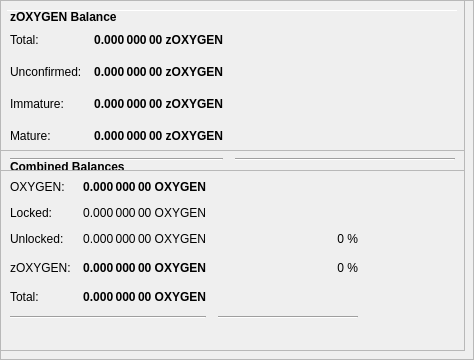
        <widget class="QFrame" name="frameObfuscation">
         <property name="minimumSize">
          <size>
           <width>0</width>
           <height>350</height>
          </size>
         </property>
         <property name="layoutDirection">
          <enum>Qt::LeftToRight</enum>
         </property>
         <property name="frameShape">
          <enum>QFrame::StyledPanel</enum>
         </property>
         <property name="frameShadow">
          <enum>QFrame::Raised</enum>
         </property>
         <widget class="QPushButton" name="runAutoDenom">
          <property name="geometry">
           <rect>
            <x>251</x>
            <y>17</y>
            <width>1</width>
            <height>1</height>
           </rect>
          </property>
          <property name="palette">
           <palette>
            <active>
             <colorrole role="WindowText">
              <brush brushstyle="SolidPattern">
               <color alpha="255">
                <red>0</red>
                <green>0</green>
                <blue>0</blue>
               </color>
              </brush>
             </colorrole>
             <colorrole role="Button">
              <brush brushstyle="SolidPattern">
               <color alpha="255">
                <red>239</red>
                <green>238</green>
                <blue>238</blue>
               </color>
              </brush>
             </colorrole>
             <colorrole role="Light">
              <brush brushstyle="SolidPattern">
               <color alpha="255">
                <red>255</red>
                <green>255</green>
                <blue>255</blue>
               </color>
              </brush>
             </colorrole>
             <colorrole role="Midlight">
              <brush brushstyle="SolidPattern">
               <color alpha="255">
                <red>247</red>
                <green>246</green>
                <blue>246</blue>
               </color>
              </brush>
             </colorrole>
             <colorrole role="Dark">
              <brush brushstyle="SolidPattern">
               <color alpha="255">
                <red>119</red>
                <green>119</green>
                <blue>119</blue>
               </color>
              </brush>
             </colorrole>
             <colorrole role="Mid">
              <brush brushstyle="SolidPattern">
               <color alpha="255">
                <red>159</red>
                <green>159</green>
                <blue>159</blue>
               </color>
              </brush>
             </colorrole>
             <colorrole role="Text">
              <brush brushstyle="SolidPattern">
               <color alpha="255">
                <red>0</red>
                <green>0</green>
                <blue>0</blue>
               </color>
              </brush>
             </colorrole>
             <colorrole role="BrightText">
              <brush brushstyle="SolidPattern">
               <color alpha="255">
                <red>255</red>
                <green>255</green>
                <blue>255</blue>
               </color>
              </brush>
             </colorrole>
             <colorrole role="ButtonText">
              <brush brushstyle="SolidPattern">
               <color alpha="255">
                <red>0</red>
                <green>0</green>
                <blue>0</blue>
               </color>
              </brush>
             </colorrole>
             <colorrole role="Base">
              <brush brushstyle="SolidPattern">
               <color alpha="255">
                <red>255</red>
                <green>255</green>
                <blue>255</blue>
               </color>
              </brush>
             </colorrole>
             <colorrole role="Window">
              <brush brushstyle="SolidPattern">
               <color alpha="255">
                <red>239</red>
                <green>238</green>
                <blue>238</blue>
               </color>
              </brush>
             </colorrole>
             <colorrole role="Shadow">
              <brush brushstyle="SolidPattern">
               <color alpha="255">
                <red>0</red>
                <green>0</green>
                <blue>0</blue>
               </color>
              </brush>
             </colorrole>
             <colorrole role="AlternateBase">
              <brush brushstyle="SolidPattern">
               <color alpha="255">
                <red>247</red>
                <green>246</green>
                <blue>246</blue>
               </color>
              </brush>
             </colorrole>
             <colorrole role="ToolTipBase">
              <brush brushstyle="SolidPattern">
               <color alpha="255">
                <red>255</red>
                <green>255</green>
                <blue>220</blue>
               </color>
              </brush>
             </colorrole>
             <colorrole role="ToolTipText">
              <brush brushstyle="SolidPattern">
               <color alpha="255">
                <red>0</red>
                <green>0</green>
                <blue>0</blue>
               </color>
              </brush>
             </colorrole>
            </active>
            <inactive>
             <colorrole role="WindowText">
              <brush brushstyle="SolidPattern">
               <color alpha="255">
                <red>0</red>
                <green>0</green>
                <blue>0</blue>
               </color>
              </brush>
             </colorrole>
             <colorrole role="Button">
              <brush brushstyle="SolidPattern">
               <color alpha="255">
                <red>239</red>
                <green>238</green>
                <blue>238</blue>
               </color>
              </brush>
             </colorrole>
             <colorrole role="Light">
              <brush brushstyle="SolidPattern">
               <color alpha="255">
                <red>255</red>
                <green>255</green>
                <blue>255</blue>
               </color>
              </brush>
             </colorrole>
             <colorrole role="Midlight">
              <brush brushstyle="SolidPattern">
               <color alpha="255">
                <red>247</red>
                <green>246</green>
                <blue>246</blue>
               </color>
              </brush>
             </colorrole>
             <colorrole role="Dark">
              <brush brushstyle="SolidPattern">
               <color alpha="255">
                <red>119</red>
                <green>119</green>
                <blue>119</blue>
               </color>
              </brush>
             </colorrole>
             <colorrole role="Mid">
              <brush brushstyle="SolidPattern">
               <color alpha="255">
                <red>159</red>
                <green>159</green>
                <blue>159</blue>
               </color>
              </brush>
             </colorrole>
             <colorrole role="Text">
              <brush brushstyle="SolidPattern">
               <color alpha="255">
                <red>0</red>
                <green>0</green>
                <blue>0</blue>
               </color>
              </brush>
             </colorrole>
             <colorrole role="BrightText">
              <brush brushstyle="SolidPattern">
               <color alpha="255">
                <red>255</red>
                <green>255</green>
                <blue>255</blue>
               </color>
              </brush>
             </colorrole>
             <colorrole role="ButtonText">
              <brush brushstyle="SolidPattern">
               <color alpha="255">
                <red>0</red>
                <green>0</green>
                <blue>0</blue>
               </color>
              </brush>
             </colorrole>
             <colorrole role="Base">
              <brush brushstyle="SolidPattern">
               <color alpha="255">
                <red>255</red>
                <green>255</green>
                <blue>255</blue>
               </color>
              </brush>
             </colorrole>
             <colorrole role="Window">
              <brush brushstyle="SolidPattern">
               <color alpha="255">
                <red>239</red>
                <green>238</green>
                <blue>238</blue>
               </color>
              </brush>
             </colorrole>
             <colorrole role="Shadow">
              <brush brushstyle="SolidPattern">
               <color alpha="255">
                <red>0</red>
                <green>0</green>
                <blue>0</blue>
               </color>
              </brush>
             </colorrole>
             <colorrole role="AlternateBase">
              <brush brushstyle="SolidPattern">
               <color alpha="255">
                <red>247</red>
                <green>246</green>
                <blue>246</blue>
               </color>
              </brush>
             </colorrole>
             <colorrole role="ToolTipBase">
              <brush brushstyle="SolidPattern">
               <color alpha="255">
                <red>255</red>
                <green>255</green>
                <blue>220</blue>
               </color>
              </brush>
             </colorrole>
             <colorrole role="ToolTipText">
              <brush brushstyle="SolidPattern">
               <color alpha="255">
                <red>0</red>
                <green>0</green>
                <blue>0</blue>
               </color>
              </brush>
             </colorrole>
            </inactive>
            <disabled>
             <colorrole role="WindowText">
              <brush brushstyle="SolidPattern">
               <color alpha="255">
                <red>119</red>
                <green>119</green>
                <blue>119</blue>
               </color>
              </brush>
             </colorrole>
             <colorrole role="Button">
              <brush brushstyle="SolidPattern">
               <color alpha="255">
                <red>239</red>
                <green>238</green>
                <blue>238</blue>
               </color>
              </brush>
             </colorrole>
             <colorrole role="Light">
              <brush brushstyle="SolidPattern">
               <color alpha="255">
                <red>255</red>
                <green>255</green>
                <blue>255</blue>
               </color>
              </brush>
             </colorrole>
             <colorrole role="Midlight">
              <brush brushstyle="SolidPattern">
               <color alpha="255">
                <red>247</red>
                <green>246</green>
                <blue>246</blue>
               </color>
              </brush>
             </colorrole>
             <colorrole role="Dark">
              <brush brushstyle="SolidPattern">
               <color alpha="255">
                <red>119</red>
                <green>119</green>
                <blue>119</blue>
               </color>
              </brush>
             </colorrole>
             <colorrole role="Mid">
              <brush brushstyle="SolidPattern">
               <color alpha="255">
                <red>159</red>
                <green>159</green>
                <blue>159</blue>
               </color>
              </brush>
             </colorrole>
             <colorrole role="Text">
              <brush brushstyle="SolidPattern">
               <color alpha="255">
                <red>119</red>
                <green>119</green>
                <blue>119</blue>
               </color>
              </brush>
             </colorrole>
             <colorrole role="BrightText">
              <brush brushstyle="SolidPattern">
               <color alpha="255">
                <red>255</red>
                <green>255</green>
                <blue>255</blue>
               </color>
              </brush>
             </colorrole>
             <colorrole role="ButtonText">
              <brush brushstyle="SolidPattern">
               <color alpha="255">
                <red>119</red>
                <green>119</green>
                <blue>119</blue>
               </color>
              </brush>
             </colorrole>
             <colorrole role="Base">
              <brush brushstyle="SolidPattern">
               <color alpha="255">
                <red>239</red>
                <green>238</green>
                <blue>238</blue>
               </color>
              </brush>
             </colorrole>
             <colorrole role="Window">
              <brush brushstyle="SolidPattern">
               <color alpha="255">
                <red>239</red>
                <green>238</green>
                <blue>238</blue>
               </color>
              </brush>
             </colorrole>
             <colorrole role="Shadow">
              <brush brushstyle="SolidPattern">
               <color alpha="255">
                <red>0</red>
                <green>0</green>
                <blue>0</blue>
               </color>
              </brush>
             </colorrole>
             <colorrole role="AlternateBase">
              <brush brushstyle="SolidPattern">
               <color alpha="255">
                <red>239</red>
                <green>238</green>
                <blue>238</blue>
               </color>
              </brush>
             </colorrole>
             <colorrole role="ToolTipBase">
              <brush brushstyle="SolidPattern">
               <color alpha="255">
                <red>255</red>
                <green>255</green>
                <blue>220</blue>
               </color>
              </brush>
             </colorrole>
             <colorrole role="ToolTipText">
              <brush brushstyle="SolidPattern">
               <color alpha="255">
                <red>0</red>
                <green>0</green>
                <blue>0</blue>
               </color>
              </brush>
             </colorrole>
            </disabled>
           </palette>
          </property>
          <property name="focusPolicy">
           <enum>Qt::NoFocus</enum>
          </property>
          <property name="autoFillBackground">
           <bool>true</bool>
          </property>
          <property name="text">
           <string/>
          </property>
          <property name="flat">
           <bool>true</bool>
          </property>
         </widget>
         <widget class="Line" name="line">
          <property name="geometry">
           <rect>
            <x>7</x>
            <y>10</y>
            <width>451</width>
            <height>1</height>
           </rect>
          </property>
          <property name="orientation">
           <enum>Qt::Horizontal</enum>
          </property>
         </widget>
         <widget class="QFrame" name="frame_3">
          <property name="geometry">
           <rect>
            <x>0</x>
            <y>150</y>
            <width>465</width>
            <height>201</height>
           </rect>
          </property>
          <property name="frameShape">
           <enum>QFrame::StyledPanel</enum>
          </property>
          <property name="frameShadow">
           <enum>QFrame::Raised</enum>
          </property>
          <layout class="QVBoxLayout" name="verticalLayout_5">
           <item>
            <layout class="QHBoxLayout" name="horizontalLayout_5" stretch="0">
             <item>
              <widget class="QLabel" name="label_5z">
               <property name="maximumSize">
                <size>
                 <width>16777215</width>
                 <height>20</height>
                </size>
               </property>
               <property name="font">
                <font>
                 <weight>75</weight>
                 <bold>true</bold>
                </font>
               </property>
               <property name="toolTip">
                <string>Combined Balances (including unconfirmed and immature coins)</string>
               </property>
               <property name="text">
                <string>&lt;html&gt;&lt;head/&gt;&lt;body&gt;&lt;p&gt;Combined Balances&lt;/p&gt;&lt;/body&gt;&lt;/html&gt;</string>
               </property>
              </widget>
             </item>
            </layout>
           </item>
           <item>
            <layout class="QGridLayout" name="gridLayout_3">
             <property name="spacing">
              <number>12</number>
             </property>
             <item row="7" column="0" colspan="2">
              <widget class="Line" name="lineSpendableBalance_3">
               <property name="orientation">
                <enum>Qt::Horizontal</enum>
               </property>
              </widget>
             </item>
             <item row="7" column="2">
              <widget class="Line" name="lineWatchBalance_3">
               <property name="sizePolicy">
                <sizepolicy hsizetype="Preferred" vsizetype="Fixed">
                 <horstretch>0</horstretch>
                 <verstretch>0</verstretch>
                </sizepolicy>
               </property>
               <property name="minimumSize">
                <size>
                 <width>140</width>
                 <height>0</height>
                </size>
               </property>
               <property name="orientation">
                <enum>Qt::Horizontal</enum>
               </property>
              </widget>
             </item>
             <item row="4" column="1">
              <widget class="QLabel" name="labelzBalancez">
               <property name="font">
                <font>
                 <weight>75</weight>
                 <bold>true</bold>
                </font>
               </property>
               <property name="cursor">
                <cursorShape>IBeamCursor</cursorShape>
               </property>
               <property name="toolTip">
                <string>Total of transactions that have yet to be confirmed, and do not yet count toward the spendable balance</string>
               </property>
               <property name="text">
                <string notr="true">0.000 000 00 OXYGEN</string>
               </property>
               <property name="alignment">
                <set>Qt::AlignRight|Qt::AlignTrailing|Qt::AlignVCenter</set>
               </property>
               <property name="textInteractionFlags">
                <set>Qt::LinksAccessibleByMouse|Qt::TextSelectableByKeyboard|Qt::TextSelectableByMouse</set>
               </property>
              </widget>
             </item>
             <item row="6" column="1">
              <widget class="QLabel" name="labelTotalz">
               <property name="font">
                <font>
                 <weight>75</weight>
                 <bold>true</bold>
                </font>
               </property>
               <property name="cursor">
                <cursorShape>IBeamCursor</cursorShape>
               </property>
               <property name="toolTip">
                <string>Total Balance, including unconfirmed and immature coins.</string>
               </property>
               <property name="text">
                <string notr="true">0.000 000 00 OXYGEN</string>
               </property>
               <property name="alignment">
                <set>Qt::AlignRight|Qt::AlignTrailing|Qt::AlignVCenter</set>
               </property>
               <property name="textInteractionFlags">
                <set>Qt::LinksAccessibleByMouse|Qt::TextSelectableByKeyboard|Qt::TextSelectableByMouse</set>
               </property>
              </widget>
             </item>
             <item row="4" column="3">
              <spacer name="horizontalSpacer_6">
               <property name="orientation">
                <enum>Qt::Horizontal</enum>
               </property>
               <property name="sizeHint" stdset="0">
                <size>
                 <width>40</width>
                 <height>20</height>
                </size>
               </property>
              </spacer>
             </item>
             <item row="6" column="0">
              <widget class="QLabel" name="labelTotalTextz">
               <property name="text">
                <string>Total:</string>
               </property>
              </widget>
             </item>
             <item row="1" column="0">
              <widget class="QLabel" name="labelBalanceTextz">
               <property name="text">
                <string>OXYGEN:</string>
               </property>
              </widget>
             </item>
             <item row="1" column="1">
              <widget class="QLabel" name="labelBalancez">
               <property name="font">
                <font>
                 <weight>75</weight>
                 <bold>true</bold>
                </font>
               </property>
               <property name="cursor">
                <cursorShape>IBeamCursor</cursorShape>
               </property>
               <property name="toolTip">
                <string>Your current spendable balance</string>
               </property>
               <property name="text">
                <string notr="true">0.000 000 00 OXYGEN</string>
               </property>
               <property name="alignment">
                <set>Qt::AlignRight|Qt::AlignTrailing|Qt::AlignVCenter</set>
               </property>
               <property name="textInteractionFlags">
                <set>Qt::LinksAccessibleByMouse|Qt::TextSelectableByKeyboard|Qt::TextSelectableByMouse</set>
               </property>
              </widget>
             </item>
             <item row="4" column="0">
              <widget class="QLabel" name="labelzBalanceTextz">
               <property name="toolTip">
                <string/>
               </property>
               <property name="text">
                <string>zOXYGEN:</string>
               </property>
              </widget>
             </item>
             <item row="4" column="2">
              <widget class="QLabel" name="labelzOXYGENPercent">
               <property name="toolTip">
                <string>Current percentage of zOXYGEN.
If AutoMint is enabled this percentage will settle around the configured AutoMint percentage (default = 10%)</string>
               </property>
               <property name="text">
                <string>0 %</string>
               </property>
               <property name="alignment">
                <set>Qt::AlignRight|Qt::AlignTrailing|Qt::AlignVCenter</set>
               </property>
              </widget>
             </item>
             <item row="6" column="2">
              <widget class="QLabel" name="label100Percent">
               <property name="text">
                <string/>
               </property>
               <property name="alignment">
                <set>Qt::AlignRight|Qt::AlignTrailing|Qt::AlignVCenter</set>
               </property>
              </widget>
             </item>
             <item row="2" column="1">
              <widget class="QLabel" name="labelLockedBalance">
               <property name="toolTip">
                <string>Locked OXYGEN or Masternode collaterals. These are excluded from zOXYGEN minting.</string>
               </property>
               <property name="text">
                <string>0.000 000 00 OXYGEN</string>
               </property>
               <property name="alignment">
                <set>Qt::AlignRight|Qt::AlignTrailing|Qt::AlignVCenter</set>
               </property>
              </widget>
             </item>
             <item row="2" column="0">
              <widget class="QLabel" name="labelLockedBalanceText">
               <property name="toolTip">
                <string>Locked OXYGEN or Masternode collaterals. These are excluded from zOXYGEN minting.</string>
               </property>
               <property name="text">
                <string>Locked:</string>
               </property>
              </widget>
             </item>
             <item row="3" column="0">
              <widget class="QLabel" name="labelUnLockedBalanceText">
               <property name="toolTip">
                <string>Unlocked OXYGENs. These can be used for zOXYGEN minting.</string>
               </property>
               <property name="text">
                <string>Unlocked:</string>
               </property>
              </widget>
             </item>
             <item row="3" column="1">
              <widget class="QLabel" name="labelUnLockedBalance">
               <property name="toolTip">
                <string>Unlocked OXYGENs. These can be used for zOXYGEN minting.</string>
               </property>
               <property name="text">
                <string>0.000 000 00 OXYGEN</string>
               </property>
               <property name="alignment">
                <set>Qt::AlignRight|Qt::AlignTrailing|Qt::AlignVCenter</set>
               </property>
              </widget>
             </item>
             <item row="3" column="2">
              <widget class="QLabel" name="labelOXYGENPercent">
               <property name="text">
                <string>0 %</string>
               </property>
               <property name="alignment">
                <set>Qt::AlignRight|Qt::AlignTrailing|Qt::AlignVCenter</set>
               </property>
              </widget>
             </item>
            </layout>
           </item>
           <item>
            <spacer name="verticalSpacer">
             <property name="orientation">
              <enum>Qt::Vertical</enum>
             </property>
             <property name="sizeHint" stdset="0">
              <size>
               <width>20</width>
               <height>40</height>
              </size>
             </property>
            </spacer>
           </item>
          </layout>
         </widget>
         <widget class="QFrame" name="frame_4">
          <property name="geometry">
           <rect>
            <x>0</x>
            <y>0</y>
            <width>465</width>
            <height>171</height>
           </rect>
          </property>
          <property name="frameShape">
           <enum>QFrame::StyledPanel</enum>
          </property>
          <property name="frameShadow">
           <enum>QFrame::Raised</enum>
          </property>
          <layout class="QVBoxLayout" name="verticalLayout_7">
           <item>
            <layout class="QHBoxLayout" name="horizontalLayout_8" stretch="0">
             <item>
              <widget class="QLabel" name="label_5z_3">
               <property name="maximumSize">
                <size>
                 <width>16777215</width>
                 <height>20</height>
                </size>
               </property>
               <property name="font">
                <font>
                 <weight>75</weight>
                 <bold>true</bold>
                </font>
               </property>
               <property name="text">
                <string>zOXYGEN Balance</string>
               </property>
              </widget>
             </item>
            </layout>
           </item>
           <item>
            <layout class="QGridLayout" name="gridLayout_5">
             <property name="spacing">
              <number>12</number>
             </property>
             <item row="4" column="0">
              <widget class="QLabel" name="labelzBalanceMatureText">
               <property name="toolTip">
                <string>Mature: more than 20 confirmation and more than 1 mints of the same denomination after it was minted.
These zOXYGEN are spendable.</string>
               </property>
               <property name="text">
                <string>Mature:</string>
               </property>
              </widget>
             </item>
             <item row="5" column="0" colspan="2">
              <widget class="Line" name="lineSpendableBalance_5">
               <property name="orientation">
                <enum>Qt::Horizontal</enum>
               </property>
              </widget>
             </item>
             <item row="1" column="1">
              <widget class="QLabel" name="labelzBalance">
               <property name="font">
                <font>
                 <weight>75</weight>
                 <bold>true</bold>
                </font>
               </property>
               <property name="cursor">
                <cursorShape>IBeamCursor</cursorShape>
               </property>
               <property name="toolTip">
                <string>All available zOXYGEN, unconfirmed and immature zOXYGEN included.</string>
               </property>
               <property name="text">
                <string notr="true">0.000 000 00 zOXYGEN</string>
               </property>
               <property name="alignment">
                <set>Qt::AlignRight|Qt::AlignTrailing|Qt::AlignVCenter</set>
               </property>
               <property name="textInteractionFlags">
                <set>Qt::LinksAccessibleByMouse|Qt::TextSelectableByKeyboard|Qt::TextSelectableByMouse</set>
               </property>
              </widget>
             </item>
             <item row="5" column="2">
              <widget class="Line" name="lineWatchBalance_5">
               <property name="sizePolicy">
                <sizepolicy hsizetype="Preferred" vsizetype="Fixed">
                 <horstretch>0</horstretch>
                 <verstretch>0</verstretch>
                </sizepolicy>
               </property>
               <property name="minimumSize">
                <size>
                 <width>140</width>
                 <height>0</height>
                </size>
               </property>
               <property name="orientation">
                <enum>Qt::Horizontal</enum>
               </property>
              </widget>
             </item>
             <item row="1" column="0">
              <widget class="QLabel" name="labelzBalanceText">
               <property name="toolTip">
                <string>All available zOXYGEN, unconfirmed and immature zOXYGEN included.</string>
               </property>
               <property name="text">
                <string>Total:</string>
               </property>
              </widget>
             </item>
             <item row="1" column="2">
              <spacer name="horizontalSpacer_8">
               <property name="orientation">
                <enum>Qt::Horizontal</enum>
               </property>
               <property name="sizeHint" stdset="0">
                <size>
                 <width>40</width>
                 <height>20</height>
                </size>
               </property>
              </spacer>
             </item>
             <item row="4" column="2">
              <spacer name="horizontalSpacer_4">
               <property name="orientation">
                <enum>Qt::Horizontal</enum>
               </property>
               <property name="sizeHint" stdset="0">
                <size>
                 <width>40</width>
                 <height>20</height>
                </size>
               </property>
              </spacer>
             </item>
             <item row="4" column="1">
              <widget class="QLabel" name="labelzBalanceMature">
               <property name="font">
                <font>
                 <weight>75</weight>
                 <bold>true</bold>
                </font>
               </property>
               <property name="toolTip">
                <string>Mature: more than 20 confirmation and more than 1 mints of the same denomination after it was minted.
These zOXYGEN are spendable.</string>
               </property>
               <property name="text">
                <string>0.000 000 00 zOXYGEN</string>
               </property>
               <property name="alignment">
                <set>Qt::AlignRight|Qt::AlignTrailing|Qt::AlignVCenter</set>
               </property>
              </widget>
             </item>
             <item row="2" column="0">
              <widget class="QLabel" name="labelzBalanceUnconfirmedText">
               <property name="toolTip">
                <string>Unconfirmed: less than 20 confirmations
Immature: confirmed, but less than 1 mints of the same denomination after it was minted</string>
               </property>
               <property name="text">
                <string>Unconfirmed:</string>
               </property>
              </widget>
             </item>
             <item row="2" column="1">
              <widget class="QLabel" name="labelzBalanceUnconfirmed">
               <property name="font">
                <font>
                 <weight>75</weight>
                 <bold>true</bold>
                </font>
               </property>
               <property name="toolTip">
                <string>Unconfirmed: less than 20 confirmations
Immature: confirmed, but less than 1 mints of the same denomination after it was minted</string>
               </property>
               <property name="text">
                <string>0.000 000 00 zOXYGEN</string>
               </property>
               <property name="alignment">
                <set>Qt::AlignRight|Qt::AlignTrailing|Qt::AlignVCenter</set>
               </property>
              </widget>
             </item>
             <item row="2" column="2">
              <spacer name="horizontalSpacer_5">
               <property name="orientation">
                <enum>Qt::Horizontal</enum>
               </property>
               <property name="sizeHint" stdset="0">
                <size>
                 <width>40</width>
                 <height>20</height>
                </size>
               </property>
              </spacer>
             </item>
             <item row="3" column="0">
              <widget class="QLabel" name="labelzBalanceImmatureText">
               <property name="toolTip">
                <string>Unconfirmed: less than 20 confirmations
Immature: confirmed, but less than 1 mints of the same denomination after it was minted</string>
               </property>
               <property name="text">
                <string>Immature:</string>
               </property>
              </widget>
             </item>
             <item row="3" column="1">
              <widget class="QLabel" name="labelzBalanceImmature">
               <property name="font">
                <font>
                 <weight>75</weight>
                 <bold>true</bold>
                </font>
               </property>
               <property name="toolTip">
                <string>Unconfirmed: less than 20 confirmations
Immature: confirmed, but less than 1 mints of the same denomination after it was minted</string>
               </property>
               <property name="text">
                <string>0.000 000 00 zOXYGEN</string>
               </property>
               <property name="alignment">
                <set>Qt::AlignRight|Qt::AlignTrailing|Qt::AlignVCenter</set>
               </property>
              </widget>
             </item>
             <item row="3" column="2">
              <spacer name="horizontalSpacer_7">
               <property name="orientation">
                <enum>Qt::Horizontal</enum>
               </property>
               <property name="sizeHint" stdset="0">
                <size>
                 <width>40</width>
                 <height>20</height>
                </size>
               </property>
              </spacer>
             </item>
            </layout>
           </item>
          </layout>
         </widget>
        </widget>
